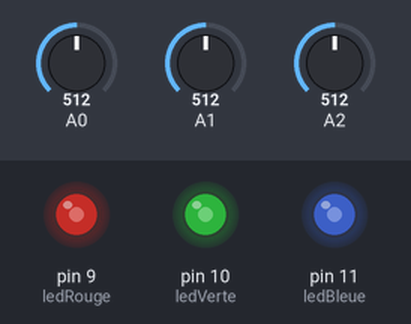
This sketch was run on a simulated Arduino Uno, built with avr-gcc and run on an emulated ATmega328P. On the bench: output pins drawn as LEDs (lit = HIGH). Inputs (shaded band) come from the test bench; at power-on: A0 = 512, A1 = 512, A2 = 512.

Above: at 1.2 s.
1.3 s: A0 set to 716
At 2.5 s:
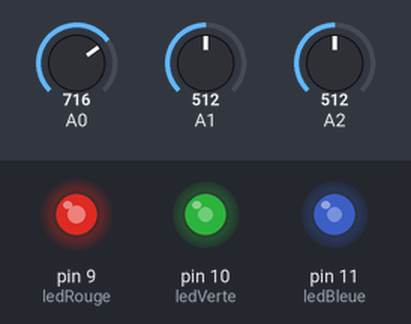
2.8 s: A1 set to 716
At 3.7 s:
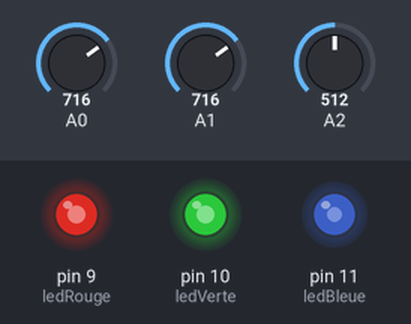
4.3 s: A2 set to 716
At 4.8 s:
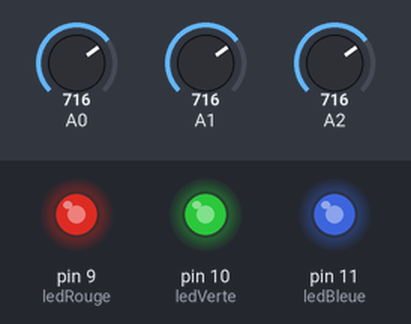
5.8 s: A0 set to 900
At 7.0 s:
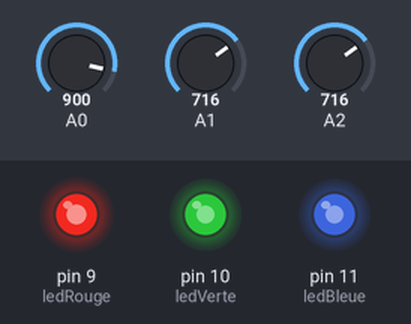
7.3 s: A1 set to 900
At 8.3 s:
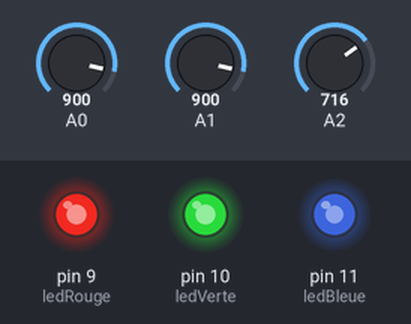
8.8 s: A2 set to 900
At 9.4 s:
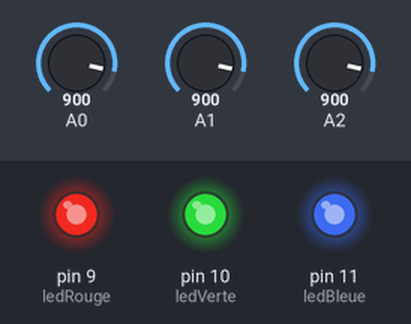
Timing chart, 0 to 11.3 s (numbered marks = the images above; inputs shaded):
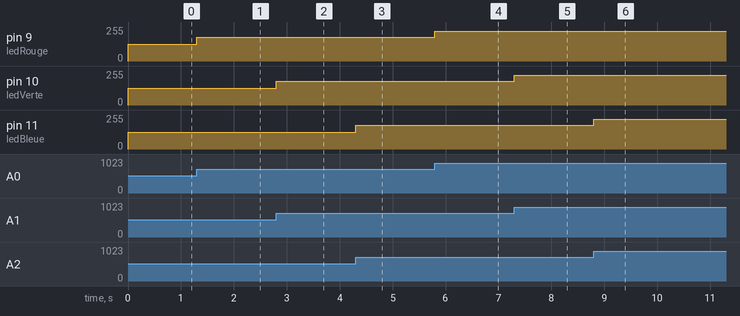

The sketch:

entreEtSortieAnalogiqueColoreLedRGB.ino
```cpp
const int ledRouge = 9;
const int ledVerte =  10;
const int ledBleue = 11;
int r,g,b;
int valeurRLue,valeurGLue,valeurBLue;

void setup()
{
  Serial.begin(9600);
    //on déclare les broches en sorties
    pinMode(ledRouge, OUTPUT);
    pinMode(ledVerte, OUTPUT);
    pinMode(ledBleue, OUTPUT);

    //on met la valeur de chaque couleur

    r=0;
    g=0;
    b=0;
  }

void loop()
{

    valeurRLue = analogRead(0);
    valeurGLue = analogRead(1);
    valeurBLue = analogRead(2);

    r=valeurRLue*255.0/1024;
    g=valeurGLue*255.0/1024;
    b=valeurBLue*255.0/1024;
    //Serial.println(r);
    //Serial.println(valeurRLue);
    colore(r,g,b);


}

void colore(int re,int gr,int bl)
{
      analogWrite(ledRouge, re);
      analogWrite(ledVerte, gr);
      analogWrite(ledBleue, bl);
}
```

Measured:
- after the input at 1.3 s, pin 9 (ledRouge): 127/255 → 178/255 at once
- after the input at 2.8 s, pin 10 (ledVerte): 127/255 → 178/255 at once
- after the input at 4.3 s, pin 11 (ledBleue): 127/255 → 178/255 at once
- after the input at 5.8 s, pin 9 (ledRouge): 178/255 → 224/255 at once
- after the input at 7.3 s, pin 10 (ledVerte): 178/255 → 224/255 at once
- after the input at 8.8 s, pin 11 (ledBleue): 178/255 → 224/255 at once
